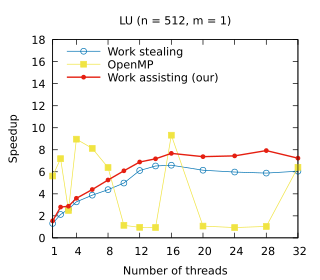

Generate this figure with gnuplot:
set title "LU (n = 512, m = 1)"
set terminal pdf size 3.2,2.8
set output "./results/LU_n___512,_m___1.pdf"
set key on
set key top left Left reverse
set xrange [1:32]
set xtics (1, 4, 8, 12, 16, 20, 24, 28, 32)
set xlabel "Number of threads"
set yrange [0:18]
set ylabel "Speedup"
plot './results/LU_n___512,_m___1.dat' using 1:2 title "Work stealing" ls 6 lw 1 pointsize 0.7 with linespoints, \
  './results/LU_n___512,_m___1.dat' using 1:3 title "OpenMP" ls 5 lw 1 pointsize 0.7 with linespoints, \
  './results/LU_n___512,_m___1.dat' using 1:4 title "Work assisting (our)" ls 7 lw 2 pointsize 0.4 with linespoints
